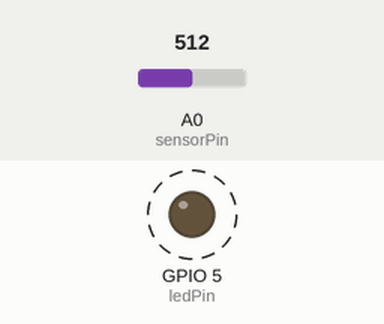
The sketch below on a simulated ESP8266 (Wemos D1 mini). On the bench: output pins drawn as LEDs (lit = HIGH). Dashed ring = blinking. The inputs (shaded band) are chosen by the test bench; at power-on: A0 (sensorPin) = 512.

Above: at 1.8 s.
1.9 s: A0 (sensorPin) set to 0
At 3.3 s:
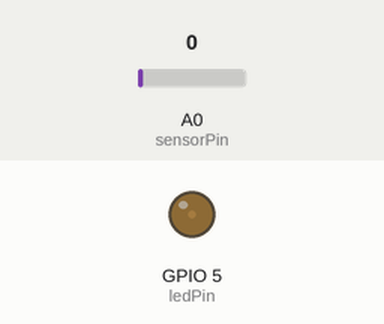
3.6 s: A0 (sensorPin) set to 122
At 3.66 s:
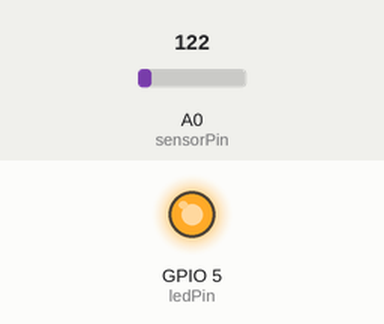
Timing chart, 0 to 13.1 s (numbered marks = the images above; inputs shaded):
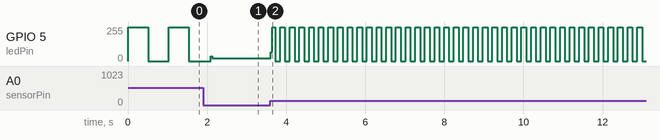

The sketch:

Oscillator.ino
```cpp
int sensorPin = A0;
int ledPin = 5;
int sensorValue = 0;

void setup() {
  pinMode(ledPin, OUTPUT);
}

void loop() {
  sensorValue = analogRead(sensorPin);
  digitalWrite(ledPin, HIGH);
  delay(sensorValue);
  digitalWrite(ledPin, LOW);
  delay(sensorValue);
}
```

Measured:
- after the input at 3.6 s, GPIO 5 (ledPin): 20/255 → 67/255 at once, then moves between 0/255 and 255/255, repeating every 0.24 s
- by itself, GPIO 5 (ledPin): alternates 255/255 for 0.51 s and 0/255 for 0.51 s
